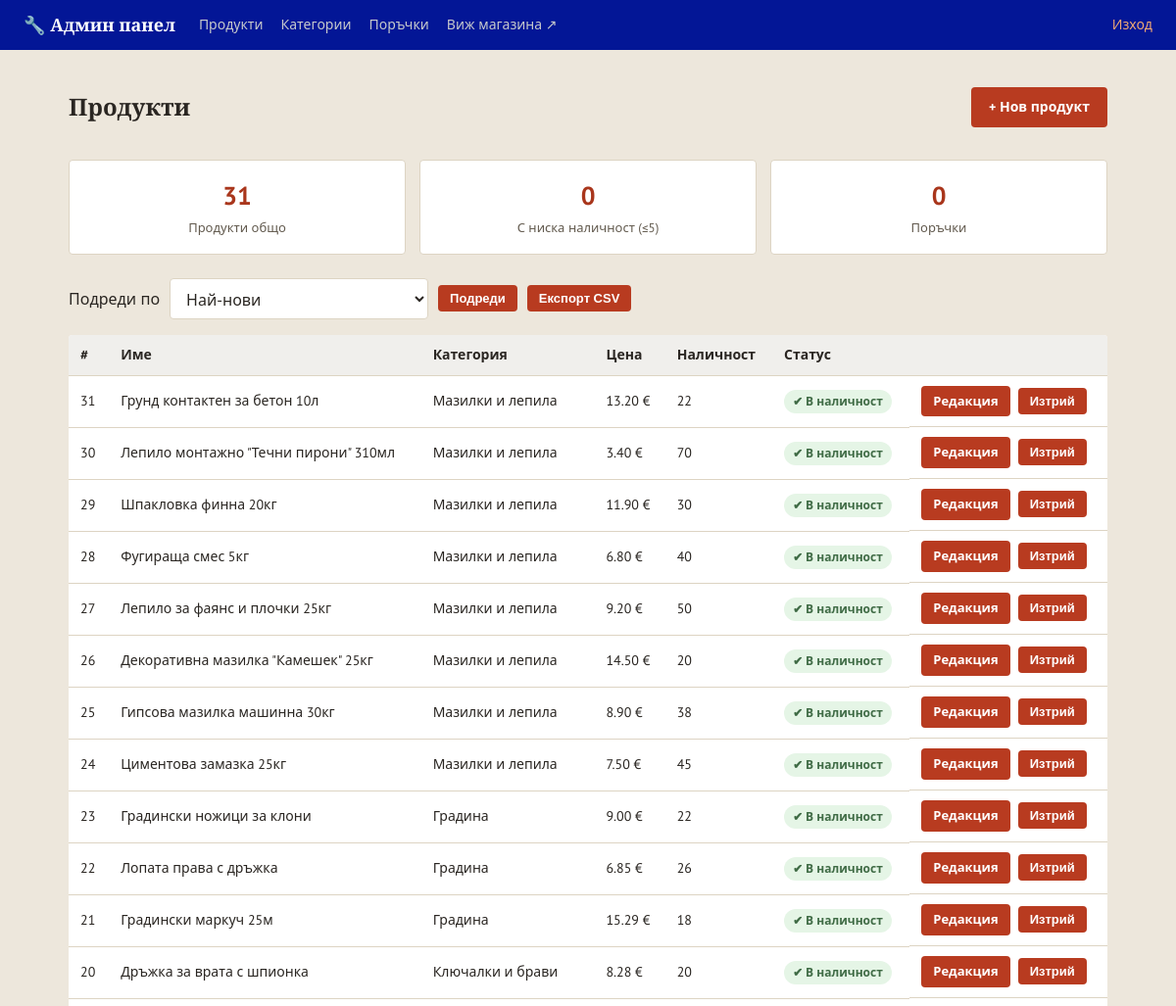
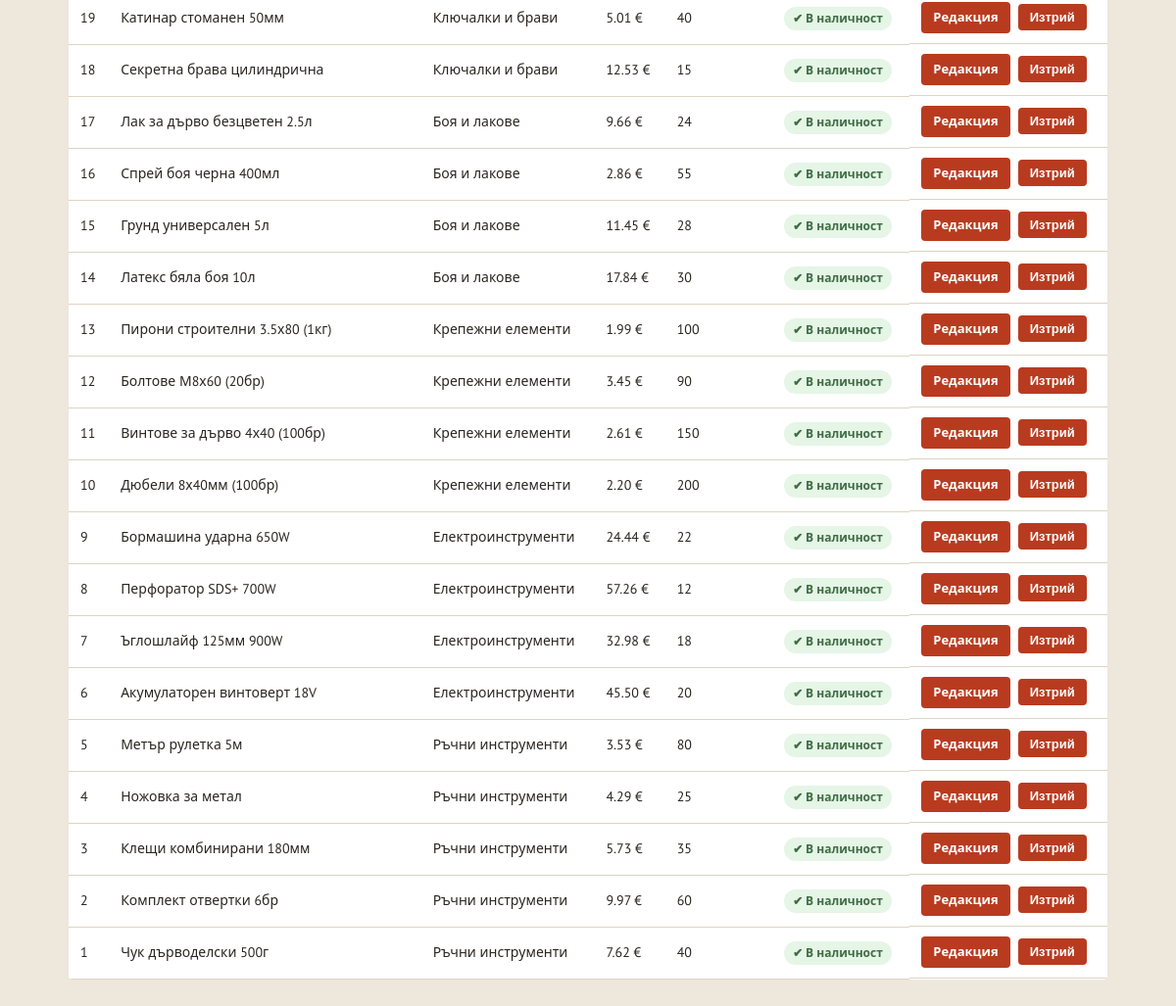
/admin (signed in), run on the app's committed database (2 pictures, top to bottom).
### models.py (models this page shows, shortened)
class Product(db.Model):
    __tablename__ = 'products'
    id = db.Column(db.Integer, primary_key=True)
    name = db.Column(db.String(200), nullable=False)
    latin_name = db.Column(db.String(200), nullable=True, unique=True)
    description = db.Column(db.Text, default='')
    price = db.Column(db.Float, nullable=False)
    stock = db.Column(db.Integer, default=0)
    availability = db.Column(db.String(16), nullable=False, default='in_stock')
    image_url = db.Column(db.String(300), default='')
    category_id = db.Column(db.Integer, db.ForeignKey('categories.id'), nullable=False)
    AVAILABILITY_CHOICES = ('in_stock', 'limited', 'on_order')
    AVAILABILITY_LABELS = {
        'in_stock': 'В наличност',
        'limited': 'Ограничена наличност',
        'on_order': 'По поръчка'
    }
    AVAILABILITY_BADGE_CLASS = {
        'in_stock': 'stock-ok',
        'limited': 'stock-limited',
        'on_order': 'stock-onorder'
    }
    AVAILABILITY_ICONS = {
        'in_stock': '✔',
        'limited': '⚠',
        'on_order': '⏳'
    }
    updated_at = db.Column(
        db.DateTime, nullable=True,
        default=datetime.utcnow, onupdate=datetime.utcnow
    )

class Category(db.Model):
    __tablename__ = 'categories'
    id = db.Column(db.Integer, primary_key=True)
    name = db.Column(db.String(100), nullable=False, unique=True)
    latin_name = db.Column(db.String(100), nullable=True, unique=True)
    image_url = db.Column(db.String(300), default='')
    products = db.relationship('Product', backref='category', lazy=True)
    updated_at = db.Column(
        db.DateTime, nullable=True,
        default=datetime.utcnow, onupdate=datetime.utcnow
    )

### app.py (the view)
@app.route('/admin')
@admin_required
def admin_dashboard():
    sort = selected_sort(ADMIN_PRODUCT_SORTS)
    products = sorted_products(Product.query, sort)
    low_stock_count = Product.query.filter(Product.stock <= 5).count()
    orders_count = Order.query.count()
    new_orders_count = Order.query.filter_by(status='нова').count()
    return render_template('admin/dashboard.html', products=products,
                           low_stock_count=low_stock_count, orders_count=orders_count,
                           new_orders_count=new_orders_count, sort=sort,
                           sort_options=ADMIN_PRODUCT_SORTS)

### app.py (called while the page is built, shortened)
@app.after_request
def compress_text_response(response):
    if (response.status_code in (204, 206, 304)
            or response.headers.get('Content-Encoding')):
        return response
    if response.mimetype not in {
        'text/html', 'text/plain', 'text/css', 'text/javascript',
        'application/javascript', 'application/json', 'application/ai-catalog+json',
        'application/xml',
        'text/xml', 'image/svg+xml',
    }:
        return response
    response.vary.add('Accept-Encoding')
    accepted = {}
    for item in request.headers.get('Accept-Encoding', '').lower().split(','):
        parts = item.strip().split(';')
        encoding = parts[0].strip()
        if not encoding:
            continue
    if accepted.get('gzip', accepted.get('*', 0.0)) <= 0:
        return response

@app.context_processor
def inject_whatsapp_number():
    return {'whatsapp_number': app.config['WHATSAPP_NUMBER'], 'asset_version': app.config['ASSET_VERSION']}

@app.context_processor
def inject_canonical_url():
    public_pages = {'index', 'category_view', 'product_view', 'contacts', 'returns_policy'}
    canonical_url = None
    if request.endpoint in public_pages and request.method in ('GET', 'HEAD'):
        canonical_url = app.config['CANONICAL_SITE_URL'] + url_for(
            request.endpoint, _external=False, **(request.view_args or {})
        )
    return {'canonical_url': canonical_url}

@app.before_request
def redirect_www_domain():
    if request.method in ('GET', 'HEAD') and request.host.partition(':')[0].lower() == 'www.e-jelezaria.bg':
        path = request.full_path.rstrip('?') if not request.query_string else request.full_path
        return redirect(app.config['CANONICAL_SITE_URL'] + path, code=301)

@app.context_processor
def inject_category_icons():
    return {'category_icons': CATEGORY_ICONS}

@app.context_processor
def inject_availability_info():
    return {'availability_labels': Product.AVAILABILITY_LABELS,
            'availability_badge_class': Product.AVAILABILITY_BADGE_CLASS,
            'availability_icons': Product.AVAILABILITY_ICONS}

def admin_required(view_func):
    @wraps(view_func)
    def wrapper(*args, **kwargs):
        if not session.get('is_admin'):
            flash('Моля, влезте в системата.', 'error')
            return redirect(url_for('admin_login', next=request.path))
        return view_func(*args, **kwargs)
    return wrapper

### templates/admin/dashboard.html (shortened to what this page needs)
{% extends 'admin/base.html' %}
{% block content %}
<div class="admin-header-row">
    <h1 class="page-title">Продукти</h1>
    <a href="{{ url_for('admin_product_new') }}" class="btn">+ Нов продукт</a>
</div>
<div class="admin-stats">
    <div class="stat-card">
        <div class="stat-number">{{ products|length }}</div>
        <div class="stat-label">Продукти общо</div>
    </div>
    <div class="stat-card {% if low_stock_count %}stat-warning{% endif %}">
        <div class="stat-number">{{ low_stock_count }}</div>
        <div class="stat-label">С ниска наличност (≤5)</div>
    </div>
    <a href="{{ url_for('admin_orders') }}" class="stat-card stat-link {% if new_orders_count %}stat-warning{% endif %}">
        <div class="stat-number">{{ orders_count }}</div>
        <div class="stat-label">Поръчки{% if new_orders_count %} · {{ new_orders_count }} нови{% endif %}</div>
    </a>
</div>
<form class="list-toolbar" method="get">
    {% include 'sort_select.html' %}
    <button type="submit" class="btn btn-small">Подреди</button>
    <button type="submit" class="btn btn-small" formaction="{{ url_for('admin_products_export') }}">Експорт CSV</button>
</form>
{% if products %}
<table class="admin-table">
    <thead>
        <tr>
            <th>#</th>
            <th>Име</th>
            <th>Категория</th>
            <th>Цена</th>
            <th>Наличност</th>
            <th>Статус</th>
            <th></th>
        </tr>
    </thead>
    <tbody>
        {% for p in products %}
        <tr>
            <td>{{ p.id }}</td>
            <td>{{ p.name }}</td>
            <td>{{ p.category.name }}</td>
            <td>{{ '%.2f'|format(p.price) }} €</td>
            <td class="{% if p.stock <= 5 %}stock-low{% endif %}">{{ p.stock }}</td>
            <td><span class="availability-chip {{ availability_badge_class[p.availability] }}">{{ availability_icons[p.availability] }} {{ availability_labels[p.availability] }}</span></td>
            <td class="admin-actions">
                <a href="{{ url_for('admin_product_edit', product_id=p.id) }}" class="btn btn-small">Редакция</a>
                <form action="{{ url_for('admin_product_delete', product_id=p.id) }}" method="post"
                      onsubmit="return confirm('Изтриване на \'{{ p.name }}\'?');">
                    <button type="submit" class="btn btn-small btn-danger">Изтрий</button>
                </form>
            </td>
        </tr>
        {% endfor %}
    </tbody>
</table>
{% else %}
<p class="empty-msg">Все още няма продукти. <a href="{{ url_for('admin_product_new') }}">Добавете първия</a>.</p>
{% endif %}
{% endblock %}

### static/css/style.css (style rules this page uses)
:root { --steel: #0623e8; --steel-dark: #031696; --accent: #b83b20; --accent-dark: #a9361c; --highlight: #d9a441; --bg: #ede7dc; --card-bg: #ffffff; --border: #ddd4c3; --text: #2a2622; --text-light: #625a4e; --success: #3f6b45; --danger: #a23636; --radius: 4px; }
* { box-sizing: border-box; }
body { margin: 0; font-family: 'PT Sans', 'Segoe UI', Roboto, Arial, sans-serif; background: var(--bg); color: var(--text); line-height: 1.5; }
h1, h2, h3, .brand, .hero h1 { font-family: 'Bitter', Georgia, serif; }
a { color: inherit; text-decoration: none; }
.page-title { font-size: 24px; margin-bottom: 16px; }
.btn { display: inline-block; background: var(--accent); color: #fff; border: none; padding: 10px 18px; border-radius: var(--radius); font-weight: 600; cursor: pointer; font-size: 14px; }
.btn-small { padding: 6px 12px; font-size: 13px; }
.stock-ok { color: var(--success); font-weight: 600; }
.availability-chip { display: inline-block; padding: 3px 9px; border-radius: 20px; font-size: 12px; font-weight: 700; white-space: nowrap; margin: 4px 0; }
.availability-chip.stock-ok { background: #e5f5e6; }
.list-toolbar { display: flex; flex-wrap: wrap; align-items: center; gap: 10px; margin: 16px 0; }

### static/css/admin.css (style rules this page uses)
.admin-body { background: var(--bg); }
.admin-header-row { display: flex; align-items: center; justify-content: space-between; margin-bottom: 20px; }
.admin-stats { display: grid; grid-template-columns: repeat(auto-fit, minmax(160px, 1fr)); gap: 14px; margin-bottom: 24px; }
.stat-card { background: var(--card-bg); border: 1px solid var(--border); border-radius: var(--radius); padding: 16px; text-align: center; }
.stat-number { font-size: 26px; font-weight: 700; color: var(--accent-dark); }
.stat-label { font-size: 13px; color: var(--text-light); margin-top: 4px; }
.admin-table { width: 100%; border-collapse: collapse; background: var(--card-bg); border-radius: var(--radius); overflow: hidden; }
.admin-table th, .admin-table td { padding: 10px 12px; border-bottom: 1px solid var(--border); text-align: left; font-size: 14px; }
.admin-table th { background: #f0efec; }
.admin-actions { display: flex; gap: 8px; flex-wrap: wrap; align-items: center; }
.btn-danger { background: var(--danger); }
.stat-link { text-decoration: none; display: block; }

### data on the page
Product: id "31", name "Грунд контактен за бетон 10л", category.name "Мазилки и лепила", price "13.20", stock "22", availability "✔", availability "В наличност"
Product: id "30", name "Лепило монтажно \"Течни пирони\" 310мл", category.name "Мазилки и лепила", price "3.40", stock "70", availability "✔", availability "В наличност"
Product: id "29", name "Шпакловка финна 20кг", category.name "Мазилки и лепила", price "11.90", stock "30", availability "✔", availability "В наличност"
Product: id "28", name "Фугираща смес 5кг", category.name "Мазилки и лепила", price "6.80", stock "40", availability "✔", availability "В наличност"
Product: id "27", name "Лепило за фаянс и плочки 25кг", category.name "Мазилки и лепила", price "9.20", stock "50", availability "✔", availability "В наличност"
Product: id "26", name "Декоративна мазилка \"Камешек\" 25кг", category.name "Мазилки и лепила", price "14.50", stock "20", availability "✔", availability "В наличност"
Product: id "25", name "Гипсова мазилка машинна 30кг", category.name "Мазилки и лепила", price "8.90", stock "38", availability "✔", availability "В наличност"
Product: id "24", name "Циментова замазка 25кг", category.name "Мазилки и лепила", price "7.50", stock "45", availability "✔", availability "В наличност"
Product: id "23", name "Градински ножици за клони", category.name "Градина", price "9.00", stock "22", availability "✔", availability "В наличност"
Product: id "22", name "Лопата права с дръжка", category.name "Градина", price "6.85", stock "26", availability "✔", availability "В наличност"
Product: id "21", name "Градински маркуч 25м", category.name "Градина", price "15.29", stock "18", availability "✔", availability "В наличност"
Product: id "20", name "Дръжка за врата с шпионка", category.name "Ключалки и брави", price "8.28", stock "20", availability "✔", availability "В наличност"
Product: id "19", name "Катинар стоманен 50мм", category.name "Ключалки и брави", price "5.01", stock "40", availability "✔", availability "В наличност"
Product: id "18", name "Секретна брава цилиндрична", category.name "Ключалки и брави", price "12.53", stock "15", availability "✔", availability "В наличност"
Product: id "17", name "Лак за дърво безцветен 2.5л", category.name "Боя и лакове", price "9.66", stock "24", availability "✔", availability "В наличност"
Product: id "16", name "Спрей боя черна 400мл", category.name "Боя и лакове", price "2.86", stock "55", availability "✔", availability "В наличност"
Product: id "15", name "Грунд универсален 5л", category.name "Боя и лакове", price "11.45", stock "28", availability "✔", availability "В наличност"
Product: id "14", name "Латекс бяла боя 10л", category.name "Боя и лакове", price "17.84", stock "30", availability "✔", availability "В наличност"
Product: id "13", name "Пирони строителни 3.5х80 (1кг)", category.name "Крепежни елементи", price "1.99", stock "100", availability "✔", availability "В наличност"
Product: id "12", name "Болтове М8х60 (20бр)", category.name "Крепежни елементи", price "3.45", stock "90", availability "✔", availability "В наличност"
Product: id "11", name "Винтове за дърво 4х40 (100бр)", category.name "Крепежни елементи", price "2.61", stock "150", availability "✔", availability "В наличност"
Product: id "10", name "Дюбели 8х40мм (100бр)", category.name "Крепежни елементи", price "2.20", stock "200", availability "✔", availability "В наличност"
Product: id "9", name "Бормашина ударна 650W", category.name "Електроинструменти", price "24.44", stock "22", availability "✔", availability "В наличност"
Product: id "8", name "Перфоратор SDS+ 700W", category.name "Електроинструменти", price "57.26", stock "12", availability "✔", availability "В наличност"
Product: id "7", name "Ъглошлайф 125мм 900W", category.name "Електроинструменти", price "32.98", stock "18", availability "✔", availability "В наличност"
Product: id "6", name "Акумулаторен винтоверт 18V", category.name "Електроинструменти", price "45.50", stock "20", availability "✔", availability "В наличност"
Product: id "5", name "Метър рулетка 5м", category.name "Ръчни инструменти", price "3.53", stock "80", availability "✔", availability "В наличност"
Product: id "4", name "Ножовка за метал", category.name "Ръчни инструменти", price "4.29", stock "25", availability "✔", availability "В наличност"
Product: id "3", name "Клещи комбинирани 180мм", category.name "Ръчни инструменти", price "5.73", stock "35", availability "✔", availability "В наличност"
Product: id "2", name "Комплект отвертки 6бр", category.name "Ръчни инструменти", price "9.97", stock "60", availability "✔", availability "В наличност"
Product: id "1", name "Чук дърводелски 500г", category.name "Ръчни инструменти", price "7.62", stock "40", availability "✔", availability "В наличност"

### other printed values
{{ products|length }} "31"
{{ low_stock_count }} "0"
{{ orders_count }} "0"
form field sort "Най-нови"
